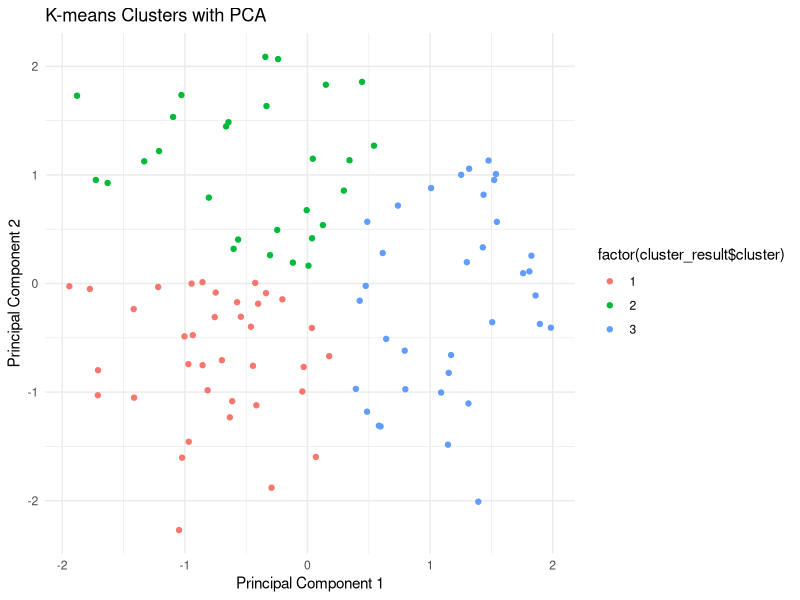

This figure's R source:

n=100
# Set the random seed
set.seed(260923)

# Generate unique student IDs
student_ids <- seq(1, n)

# Simulate student engagement
student_engagement <- rnorm(n, mean = 50, sd = 10)

# Simulate student performance
student_performance <- rnorm(n, mean = 60, sd = 15)

# Simulate student GPA
student_gpa <- rnorm(n, mean = 3, sd = 0.4)

# Combine the data into a data frame
student_features <- data.frame(
  student_id = student_ids,
  student_engagement = student_engagement,
  student_performance = student_performance,
  student_gpa = student_gpa
)


# Scale the data
scaled_features <- as.data.frame(scale(student_features[, c("student_engagement", "student_performance", "student_gpa")]))

# Perform PCA
pca <- prcomp(scaled_features)

# Retain a certain number of components ( 2 components)
pca_result <- pca$x[, 1:2]

# Perform clustering using K-means ( 3 clusters)
cluster_result <- kmeans(pca_result, centers = 3)

cluster_result

# Append clustering result to the original data frame
student_features$cluster <- cluster_result$cluster
# View top few rows



head(student_features)
# Load the ggplot2 library for visualization
library(ggplot2)

# Create a scatter plot of the first two principal components, colored by cluster
ggplot(pca_result, aes(x = PC1, y = PC2, color = factor(cluster_result$cluster))) +
  geom_point() +
  ggtitle("K-means Clusters with PCA") +
  xlab("Principal Component 1") +
  ylab("Principal Component 2") +
  theme_minimal()
# # Create a scatter plot of the first two principal components, colored by cluster
# ggplot(pca_result, aes(x = PC2, y = PC3, color = factor(cluster_result$cluster))) +
#   geom_point() +
#   ggtitle("K-means Clusters with PCA") +
#   xlab("Principal Component 2") +
#   ylab("Principal Component 3") +
#   theme_minimal()
# 
# # Create a scatter plot of the first two principal components, colored by cluster
# ggplot(pca_result, aes(x = PC1, y = PC3, color = factor(cluster_result$cluster))) +
#   geom_point() +
#   ggtitle("K-means Clusters with PCA") +
#   xlab("Principal Component 1") +
#   ylab("Principal Component 3") +
#   theme_minimal()